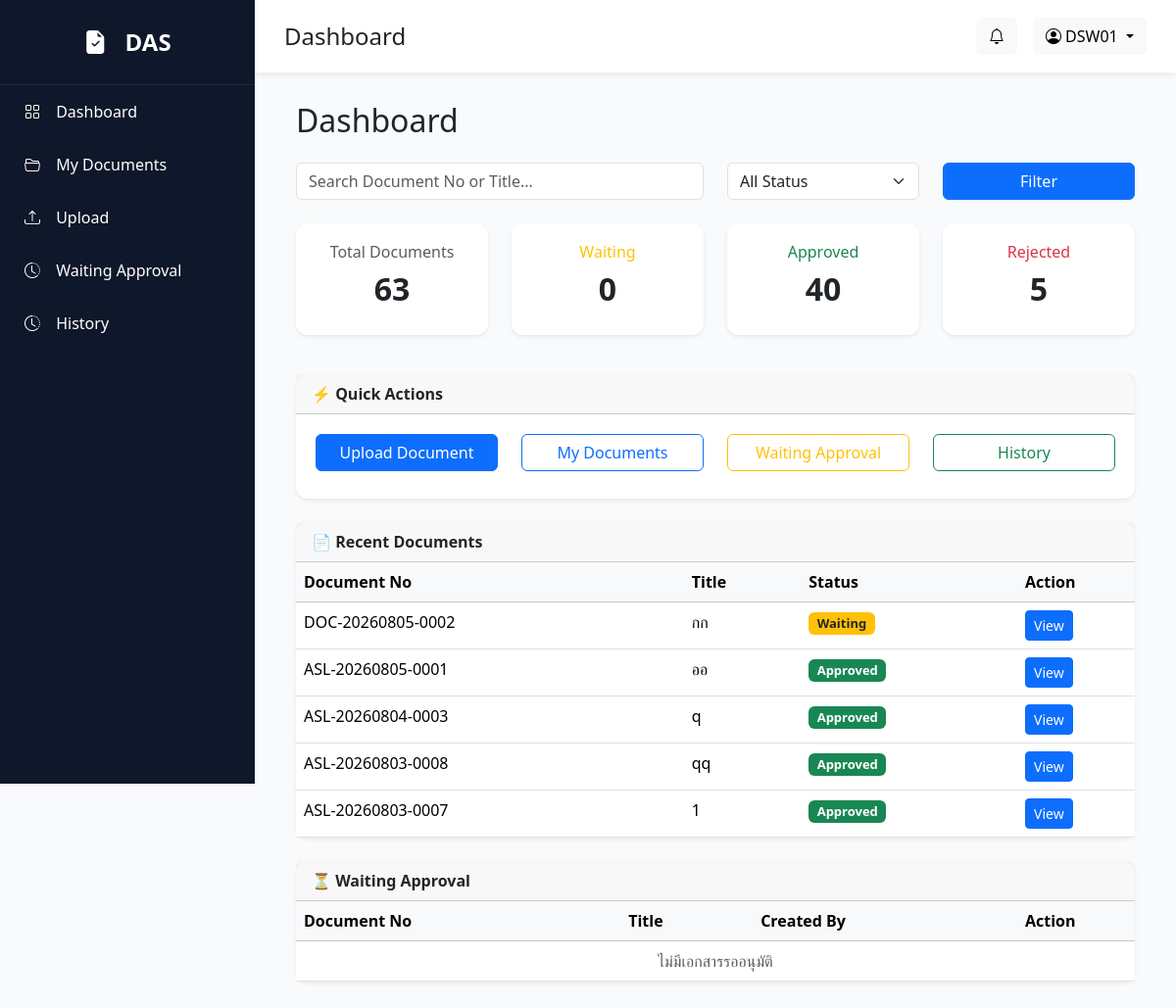
The app's page /dashboard (signed in) with its own data.
### models/user.py (models this page shows)
class User(UserMixin, db.Model):
    __tablename__ = "users"
    id = db.Column(db.Integer, primary_key=True)
    employee_id = db.Column(db.String(20), unique=True, nullable=False)
    fullname = db.Column(db.String(200), nullable=False)
    username = db.Column(db.String(100), unique=True)
    password = db.Column(db.String(255), nullable=False)
    email = db.Column(db.String(150))
    department = db.Column(db.String(100))
    position = db.Column(db.String(100))
    role = db.Column(db.String(50), default="Employee")
    status = db.Column(db.String(20), default="Active")
    created_at = db.Column(db.DateTime, default=datetime.utcnow)
    approval_steps = db.relationship(
        "ApprovalStep",
        backref="approver",
        lazy=True
    )

### models/document.py (models this page shows)
class Document(db.Model):
    __tablename__ = "documents"
    id = db.Column(db.Integer, primary_key=True)
    document_no = db.Column(db.String(30), unique=True, nullable=False)
    title = db.Column(db.String(255), nullable=False)
    document_type = db.Column(db.String(100), nullable=False)
    description = db.Column(db.Text)
    file_name = db.Column(db.String(255))
    status = db.Column(db.String(50), default="Waiting Manager")
    created_by = db.Column(db.String(20))
    current_approver = db.Column(db.String(20))
    created_at = db.Column(
        db.DateTime,
        default=lambda: datetime.utcnow() + timedelta(hours=7)
    )
    approval_steps = db.relationship(
        "ApprovalStep",
        backref="document",
        lazy=True,
        cascade="all, delete-orphan",
        order_by="ApprovalStep.sequence"
    )

### routes/dashboard.py (the view, shortened to what this page needs)
@dashboard_bp.route("/dashboard")
@login_required
def dashboard():
    search = request.args.get("search", "").strip()
    status = request.args.get("status", "").strip()
    total_documents = Document.query.count()
    waiting_documents = ApprovalStep.query.filter_by(
        approver_id=current_user.id,
        status="Waiting"
    ).count()
    approved_documents = Document.query.filter_by(
        status="Approved"
    ).count()
    rejected_documents = Document.query.filter_by(
        status="Rejected"
    ).count()
    if current_user.role == "Admin":
        recent_query = Document.query
    else:
        recent_query = Document.query.filter_by(
            created_by=current_user.employee_id
        )
    if search:
        recent_query = recent_query.filter(
            (Document.document_no.ilike(f"%{search}%")) |
            (Document.title.ilike(f"%{search}%"))
        )
    if status:
        recent_query = recent_query.filter(
            Document.status == status
        )
    recent_documents = (
        recent_query
        .order_by(Document.id.desc())
        .limit(5)
        .all()
    )
    waiting_query = ApprovalStep.query.filter_by(
        approver_id=current_user.id,
        status="Waiting"
    )
    waiting_approvals = (
        waiting_query
        .order_by(ApprovalStep.sequence)
        .limit(5)
        .all()
    )
    return render_template(
        "dashboard/index.html",
        total_documents=total_documents,
        waiting_approvals=waiting_approvals,
        waiting_documents=waiting_documents,
        approved_documents=approved_documents,
        rejected_documents=rejected_documents,
        recent_documents=recent_documents,
        search=search,
        status=status
    )

### app.py (called while the page is built)
@login_manager.user_loader
def load_user(user_id):
    return User.query.get(int(user_id))

### templates/dashboard/index.html (shortened to what this page needs)
{% extends "layout/base.html" %}
{% block content %}
<div class="container">
    <h2 class="mb-4">Dashboard</h2>
    <form method="GET" action="/dashboard" class="mb-4">
        <div class="row">
            <div class="col-md-6">
                <input type="text" class="form-control" name="search" placeholder="Search Document No or Title..."
                    value="{{ search }}">
            </div>
            <div class="col-md-3">
                <select class="form-select" name="status">
                    <option value="">All Status</option>
                </select>
            </div>
            <div class="col-md-3">
                <button class="btn btn-primary w-100">
                    Filter
                </button>
            </div>
        </div>
    </form>
    <div class="row">
        <div class="col-md-3 mb-3">
            <div class="card shadow-sm border-0">
                <div class="card-body text-center">
                    <h6 class="text-muted">Total Documents</h6>
                    <h2 class="fw-bold">{{ total_documents }}</h2>
                </div>
            </div>
        </div>
        <div class="col-md-3 mb-3">
            <div class="card shadow-sm border-0">
                <div class="card-body text-center">
                    <h6 class="text-warning">Waiting</h6>
                    <h2 class="fw-bold">{{ waiting_documents }}</h2>
                </div>
            </div>
        </div>
        <div class="col-md-3 mb-3">
            <div class="card shadow-sm border-0">
                <div class="card-body text-center">
                    <h6 class="text-success">Approved</h6>
                    <h2 class="fw-bold">{{ approved_documents }}</h2>
                </div>
            </div>
        </div>
        <div class="col-md-3 mb-3">
            <div class="card shadow-sm border-0">
                <div class="card-body text-center">
                    <h6 class="text-danger">Rejected</h6>
                    <h2 class="fw-bold">{{ rejected_documents }}</h2>
                </div>
            </div>
        </div>
    </div>
    <div class="card mt-4 shadow-sm border-0">
        <div class="card-header fw-bold">
            ⚡ Quick Actions
        </div>
        <div class="card-body">
            <div class="row">
                <div class="col-md-3 mb-2">
                    <a href="/documents/create" class="btn btn-primary w-100">
                        Upload Document
                    </a>
                </div>
                <div class="col-md-3 mb-2">
                    <a href="/documents" class="btn btn-outline-primary w-100">
                        My Documents
                    </a>
                </div>
                <div class="col-md-3 mb-2">
                    <a href="/documents/waiting" class="btn btn-outline-warning w-100">
                        Waiting Approval
                    </a>
                </div>
                <div class="col-md-3 mb-2">
                    <a href="/history" class="btn btn-outline-success w-100">
                        History
                    </a>
                </div>
            </div>
        </div>
    </div>
    <div class="card mt-4 shadow-sm border-0">
        <div class="card-header fw-bold">
            📄 Recent Documents
        </div>
        <div class="card-body p-0">
            <table class="table table-hover mb-0">
                <thead class="table-light">
                    <tr>
                        <th>Document No</th>
                        <th>Title</th>
                        <th>Status</th>
                        <th width="120">Action</th>
                    </tr>
                </thead>
                <tbody>
                    {% for doc in recent_documents %}
                    <tr>
                        <td>{{ doc.document_no }}</td>
                        <td>{{ doc.title }}</td>
                        <td>
                            {% if doc.status == "Approved" %}
                            <span class="badge bg-success">Approved</span>
                            {% elif doc.status == "Rejected" %}
                            <span class="badge bg-danger">Rejected</span>
                            {% else %}
                            <span class="badge bg-warning text-dark">
                                Waiting
                            </span>
                            {% endif %}
                        </td>
                        <td>
                            <a href="/documents/{{ doc.id }}" class="btn btn-sm btn-primary">
                                View
                            </a>
                        </td>
                    </tr>
                    {% endfor %}
                </tbody>
            </table>
        </div>
    </div>
    <div class="card mt-4 shadow-sm border-0">
        <div class="card-header fw-bold">
            ⏳ Waiting Approval
        </div>
        <div class="card-body p-0">
            <table class="table table-hover mb-0">
                <thead class="table-light">
                    <tr>
                        <th>Document No</th>
                        <th>Title</th>
                        <th>Created By</th>
                        <th width="120">Action</th>
                    </tr>
                </thead>
                <tbody>
                    {% for step in waiting_approvals %}
                    <tr>
                        <td>{{ step.document.document_no }}</td>
                        <td>{{ step.document.title }}</td>
                        <td>{{ step.document.created_by }}</td>
                        <td>
                            <a href="/documents/{{ step.document.id }}"
                                class="btn btn-sm btn-outline-primary">
                                View
                            </a>
                        </td>
                    </tr>
                    {% else %}
                    <tr>
                        <td colspan="4" class="text-center text-muted">
                            ไม่มีเอกสารรออนุมัติ
                        </td>
                    </tr>
                    {% endfor %}
                </tbody>
            </table>
        </div>
    </div>
</div>
{% endblock %}

### templates/layout/base.html (shortened to what this page needs)
<!DOCTYPE html>
<html lang="en">
<head>
    <link href="https://cdn.jsdelivr.net/npm/bootstrap@5.3.7/dist/css/bootstrap.min.css" rel="stylesheet">
    <link href="https://cdn.jsdelivr.net/npm/bootstrap-icons@1.11.3/font/bootstrap-icons.min.css" rel="stylesheet">
    <link rel="stylesheet" href="{{ url_for('static', filename='css/style.css') }}">
</head>
<body>
    <div class="wrapper">
        <div class="sidebar d-none d-lg-block">
            <div class="logo">
                <i class="bi bi-file-earmark-check-fill"></i>
                DAS
            </div>
            <a href="/dashboard">
                <i class="bi bi-grid"></i>
                Dashboard
            </a>
            <a href="/documents">
                <i class="bi bi-folder2-open"></i>
                My Documents
            </a>
            <a href="/documents/create">
                <i class="bi bi-upload"></i>
                Upload
            </a>
            <a href="/documents/waiting">
                <i class="bi bi-clock-history"></i>
                Waiting Approval
            </a>
            <a href="/history">
                <i class="bi bi-clock-history"></i>
                History
            </a>
        </div>
        <div class="main">
            <div class="topbar">
                <div class="d-flex align-items-center">
                    <h4 class="mb-0">
                        {% block page_title %}
                        Dashboard
                        {% endblock %}
                    </h4>
                </div>
                <div class="d-flex align-items-center gap-3">
                    <button class="btn btn-light position-relative">
                        <i class="bi bi-bell"></i>
                    </button>
                    <div class="dropdown">
                        <button class="btn btn-light dropdown-toggle" data-bs-toggle="dropdown">
                            <i class="bi bi-person-circle"></i>
                            {{ current_user.employee_id }}
                        </button>
                    </div>
                </div>
            </div>
            <div class="content">
                {% block content %}
                {% endblock %}
            </div>
        </div>
    </div>
</body>
</html>

### static/css/style.css (style rules this page uses)
* { margin: 0; padding: 0; box-sizing: border-box; font-family: 'Segoe UI', sans-serif; }
body { background: #F8FAFC; }
.wrapper { display: flex; }
.sidebar { width: 260px; height: 100vh; background: #0F172A; color: white; position: fixed; }
.logo { padding: 25px; font-size: 24px; font-weight: bold; text-align: center; border-bottom: 1px solid #1E293B; }
.sidebar a { color: white; text-decoration: none; display: block; padding: 15px 25px; transition: .3s; }
.sidebar i { margin-right: 12px; }
.main { margin-left: 260px; width: 100%; }
.topbar { background: white; padding: 18px 30px; display: flex; justify-content: space-between; align-items: center; box-shadow: 0 2px 8px rgba(0, 0, 0, .08); }
.content { padding: 30px; }
.card { border-radius: 12px; }
.card-body { padding: 20px; }
.badge { font-size: 13px; }

### records on screen
User: employee_id "DSW01"
Document: document_no "DOC-20260805-0002", title "กก", status "Waiting"
Document: document_no "ASL-20260805-0001", title "ออ", status "Approved"
Document: document_no "ASL-20260804-0003", title "q", status "Approved"
Document: document_no "ASL-20260803-0008", title "qq", status "Approved"
Document: document_no "ASL-20260803-0007", title "1", status "Approved"

### other values on screen
{{ total_documents }} "63"
{{ waiting_documents }} "0"
{{ approved_documents }} "40"
{{ rejected_documents }} "5"
